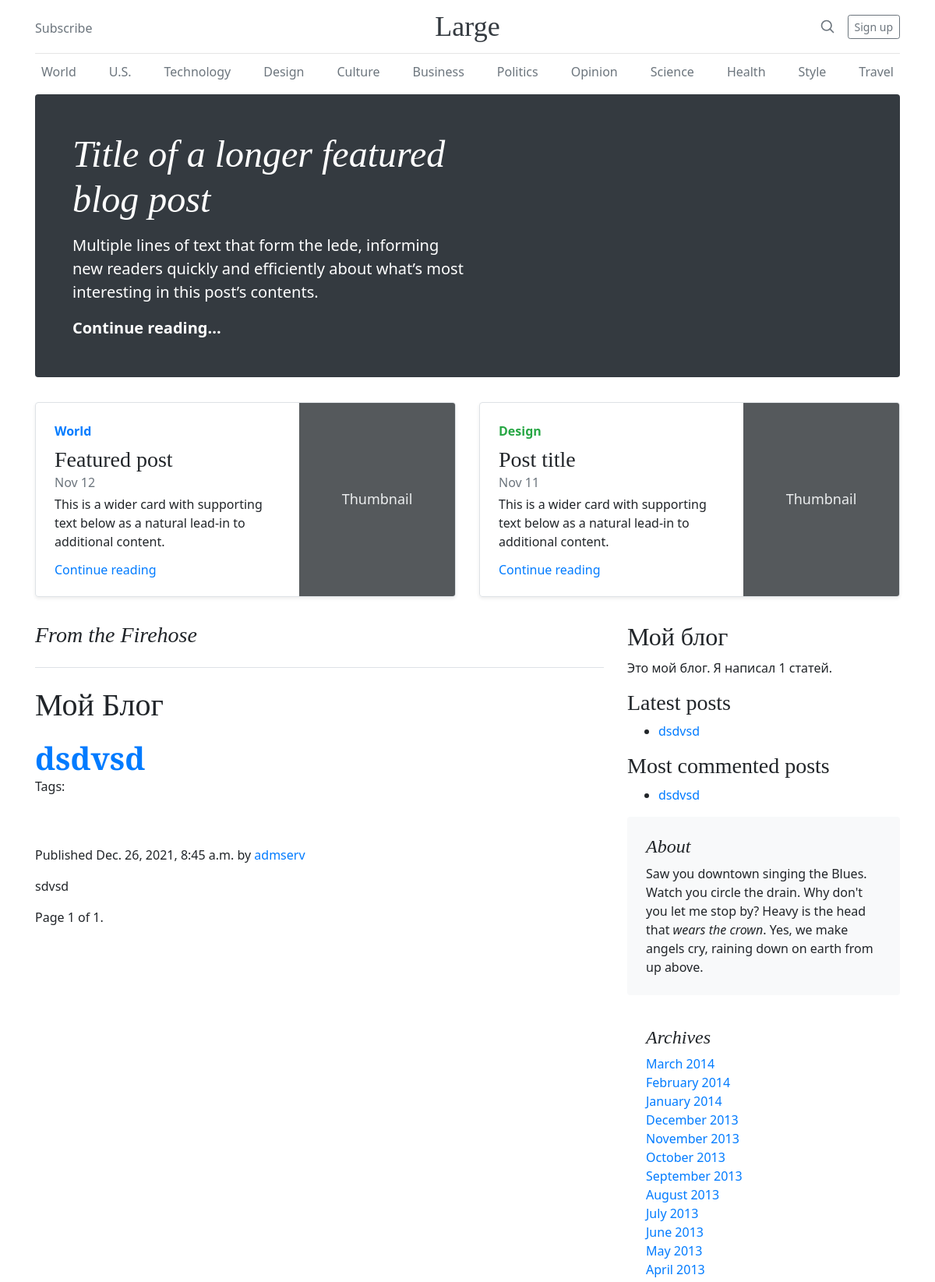
The page /blog/ (upper part) on the database as committed earlier.
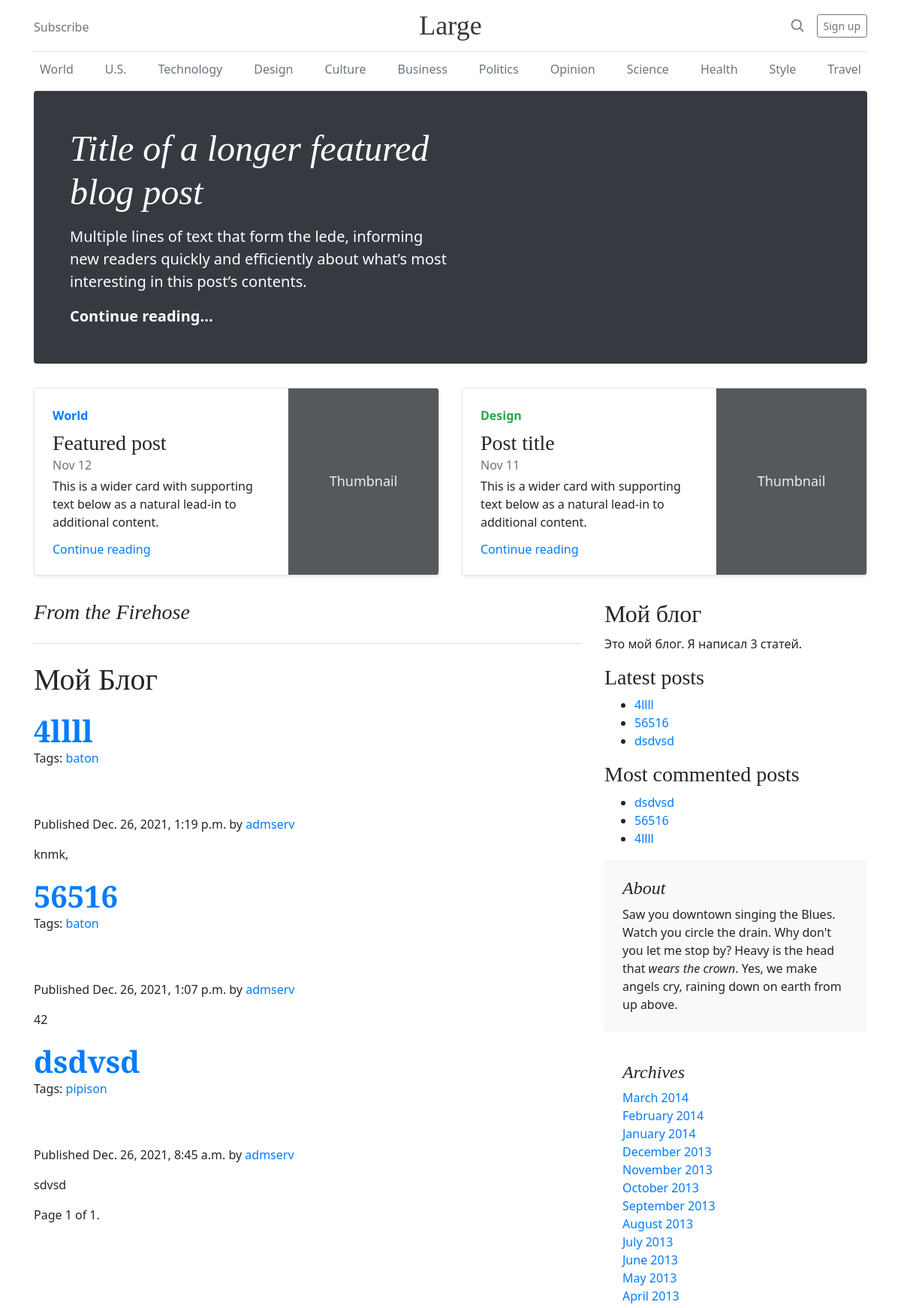
The same page on the database as committed later.
### blog/models.py (models this page shows, shortened)
class Post(models.Model):
    STATUS_CHOICES = (
        ('draft', 'Draft'),
        ('published', 'Published'),
    )
    title = models.CharField(max_length=250)
    slug = models.SlugField(max_length=250,unique_for_date='publish')
    author = models.ForeignKey(User,on_delete=models.CASCADE,
                                related_name='blog_posts')
    body = models.TextField()
    publish = models.DateTimeField(default=timezone.now)
    created = models.DateTimeField(auto_now_add=True)
    updated = models.DateTimeField(auto_now=True)
    status = models.CharField(max_length=10,choices=STATUS_CHOICES,default='draft')
    objects = models.Manager()
    published = PublishedManager()
    tags =TaggableManager()
    class Meta:
        ordering = ('-publish',)
    def get_absolute_url(self):
        return reverse('blog:post_detail', args=[self.publish.year,self.publish.month,
                                                 self.publish.day, self.slug])

### blog/views.py (the view)
# urls.py: path('', views.post_list, name='post_list'),
def post_list(request, tag_slug=None):
    object_list =Post.published.all()
    tag = None
    if tag_slug:
        tag = get_object_or_404(Tag, slug=tag_slug)
        object_list = object_list.filter(tags__in=[tag])
    paginator = Paginator(object_list, 4)
    page = request.GET.get('page')
    try:
        posts = paginator.page(page)
    except PageNotAnInteger:
        posts = paginator.page(1)
    except EmptyPage:
        posts = paginator.page(paginator.num_pages)
    return render(request, 'blog/post/list.html',{'page': page, 'posts':posts, 'tag': tag})

### blog/models.py (called while the page is built)
    def get_queryset(self):
        return super().get_queryset().filter(status = 'published')

### blog/templatetags/blog_tags.py (called while the page is built)
@register.simple_tag
def total_posts():
    return Post.published.count()

@register.filter(name='markdown')
def markdown_format(text):
    return mark_safe(markdown.markdown(text))

@register.inclusion_tag('blog/post/latest_posts.html')
def show_latest_posts(count=5):
    latest_posts = Post.published.order_by('-publish')[:count]
    return {'latest_posts':latest_posts}

@register.simple_tag
def get_most_commented_posts(count=5):
    return Post.published.annotate(total_comments=Count('comments')).order_by('-total_comments')[:count]

### blog/templates/blog/post/list.html (shortened to what this page needs)
{% extends "blog/base.html" %}
{% load blog_tags %}
{% block content %}
<h1>Мой Блог</h1>
{% for post in posts %}
    <div class="blog-post">
    <h2 class="blog-post-title">
        <a href="{{ post.get_absolute_url }}">{{ post.title }}</a>
    </h2>
    <p class="tags">
        Tags:
        {% for tag in post.tags.all %}
            <a href="{% url "blog:post_list_by_tag" tag.slug %}">
            {{ tag.name }}
            </a>
        {% endfor %}
    </p>
    </div>
<p class="date">Published {{ post.publish }} by <a href="{{ post.author }}">{{ post.author }}</a></p>
{{ post.body|markdown|truncatewords_html:30 }}
{% endfor %}
    {% include "blog/pagination.html" with page=posts %}
{% endblock %}

### blog/templates/blog/base.html (shortened to what this page needs)
{% load blog_tags %}
{% load static %}
<!doctype html>
<html lang="en">
  <head>
<link href="{% static '/blog/assets/dist/css/bootstrap.min.css' %}" rel="stylesheet">
    <link href="{% static "blog/css/blog.css" %}" rel="stylesheet">
  <link href="{% static 'blog/css/style.css' %}" rel="stylesheet" type="text/css">
  </head>
  <body>
<div class="container">
  <header class="blog-header py-3">
    <div class="row flex-nowrap justify-content-between align-items-center">
      <div class="col-4 pt-1">
        <a class="text-muted" href="#">Subscribe</a>
      </div>
      <div class="col-4 text-center">
        <a class="blog-header-logo text-dark" href="#">Large</a>
      </div>
      <div class="col-4 d-flex justify-content-end align-items-center">
        <a class="text-muted" href="#" aria-label="Search">
          <svg xmlns="http://www.w3.org/2000/svg" width="20" height="20" fill="none" stroke="currentColor" stroke-linecap="round" stroke-linejoin="round" stroke-width="2" class="mx-3" role="img" viewBox="0 0 24 24" focusable="false"><title>Search</title><circle cx="10.5" cy="10.5" r="7.5"/><path d="M21 21l-5.2-5.2"/></svg>
        </a>
        <a class="btn btn-sm btn-outline-secondary" href="#">Sign up</a>
      </div>
    </div>
  </header>
  <div class="nav-scroller py-1 mb-2">
    <nav class="nav d-flex justify-content-between">
      <a class="p-2 text-muted" href="#">World</a>
      <a class="p-2 text-muted" href="#">U.S.</a>
      <a class="p-2 text-muted" href="#">Technology</a>
      <a class="p-2 text-muted" href="#">Design</a>
      <a class="p-2 text-muted" href="#">Culture</a>
      <a class="p-2 text-muted" href="#">Business</a>
      <a class="p-2 text-muted" href="#">Politics</a>
      <a class="p-2 text-muted" href="#">Opinion</a>
      <a class="p-2 text-muted" href="#">Science</a>
      <a class="p-2 text-muted" href="#">Health</a>
      <a class="p-2 text-muted" href="#">Style</a>
      <a class="p-2 text-muted" href="#">Travel</a>
    </nav>
  </div>
  <div class="jumbotron p-4 p-md-5 text-white rounded bg-dark">
    <div class="col-md-6 px-0">
      <h1 class="display-4 font-italic">Title of a longer featured blog post</h1>
      <p class="lead my-3">Multiple lines of text that form the lede, informing new readers quickly and efficiently about what’s most interesting in this post’s contents.</p>
      <p class="lead mb-0"><a href="#" class="text-white font-weight-bold">Continue reading...</a></p>
    </div>
  </div>
  <div class="row mb-2">
    <div class="col-md-6">
      <div class="row no-gutters border rounded overflow-hidden flex-md-row mb-4 shadow-sm h-md-250 position-relative">
        <div class="col p-4 d-flex flex-column position-static">
          <strong class="d-inline-block mb-2 text-primary">World</strong>
          <h3 class="mb-0">Featured post</h3>
          <div class="mb-1 text-muted">Nov 12</div>
          <p class="card-text mb-auto">This is a wider card with supporting text below as a natural lead-in to additional content.</p>
          <a href="#" class="stretched-link">Continue reading</a>
        </div>
        <div class="col-auto d-none d-lg-block">
          <svg class="bd-placeholder-img" width="200" height="250" xmlns="http://www.w3.org/2000/svg" role="img" aria-label="Placeholder: Thumbnail" preserveAspectRatio="xMidYMid slice" focusable="false"><title>Placeholder</title><rect width="100%" height="100%" fill="#55595c"/><text x="50%" y="50%" fill="#eceeef" dy=".3em">Thumbnail</text></svg>
        </div>
      </div>
    </div>
    <div class="col-md-6">
      <div class="row no-gutters border rounded overflow-hidden flex-md-row mb-4 shadow-sm h-md-250 position-relative">
        <div class="col p-4 d-flex flex-column position-static">
          <strong class="d-inline-block mb-2 text-success">Design</strong>
          <h3 class="mb-0">Post title</h3>
          <div class="mb-1 text-muted">Nov 11</div>
          <p class="mb-auto">This is a wider card with supporting text below as a natural lead-in to additional content.</p>
          <a href="#" class="stretched-link">Continue reading</a>
        </div>
        <div class="col-auto d-none d-lg-block">
          <svg class="bd-placeholder-img" width="200" height="250" xmlns="http://www.w3.org/2000/svg" role="img" aria-label="Placeholder: Thumbnail" preserveAspectRatio="xMidYMid slice" focusable="false"><title>Placeholder</title><rect width="100%" height="100%" fill="#55595c"/><text x="50%" y="50%" fill="#eceeef" dy=".3em">Thumbnail</text></svg>
        </div>
      </div>
    </div>
  </div>
</div>
<main role="main" class="container">
  <div class="row">
    <div class="col-md-8 blog-main">
      <h3 class="pb-4 mb-4 font-italic border-bottom">
        From the Firehose
      </h3>
<div id="content">
{% block content %}
{% endblock %}
</div>
    </div>
    <aside class="col-md-4 blog-sidebar">
        <div id="sidebar">
    <h2>Мой блог</h2>
    <p>Это мой блог. Я написал {% total_posts %} статей.</p>
    <h3>Latest posts</h3>
    {% show_latest_posts %}
            <h3>Most commented posts</h3>
{% get_most_commented_posts as most_commented_posts %}
<ul>
{% for post in most_commented_posts %}
<li><a href="{{ post.get_absolute_url }}">{{ post.title }}</a></li>
{% endfor %}
</ul>
</div>
      <div class="p-4 mb-3 bg-light rounded">
        <h4 class="font-italic">About</h4>
        <p class="mb-0">Saw you downtown singing the Blues. Watch you circle the drain. Why don't you let me stop by? Heavy is the head that <em>wears the crown</em>. Yes, we make angels cry, raining down on earth from up above.</p>
      </div>
      <div class="p-4">
        <h4 class="font-italic">Archives</h4>
        <ol class="list-unstyled mb-0">
          <li><a href="#">March 2014</a></li>
          <li><a href="#">February 2014</a></li>
          <li><a href="#">January 2014</a></li>
          <li><a href="#">December 2013</a></li>
          <li><a href="#">November 2013</a></li>
          <li><a href="#">October 2013</a></li>
          <li><a href="#">September 2013</a></li>
          <li><a href="#">August 2013</a></li>
          <li><a href="#">July 2013</a></li>
          <li><a href="#">June 2013</a></li>
          <li><a href="#">May 2013</a></li>
          <li><a href="#">April 2013</a></li>
        </ol>
      </div>
    </aside>
  </div>
</main>
  </body>
</html>

### blog/templates/blog/pagination.html (shortened to what this page needs)
<nav class="blog-pagination">
    <span class="step-links">
    <span class="current">
        Page {{ page.number }} of {{ page.paginator.num_pages }}.
    </span>
    </span>
</nav>

### blog/templates/blog/post/latest_posts.html
<ul>
    {% for post in latest_posts %}
        <li><a href="{{ post.get_absolute_url }}">{{ post.title }}</a> </li>
    {% endfor %}
</ul>

### blog/static/blog/css/blog.css (style rules this page uses)
.blog-header { line-height: 1; border-bottom: 1px solid #e5e5e5; }
.blog-header-logo { font-family: "Playfair Display", Georgia, "Times New Roman", serif; font-size: 2.25rem; }
h1, h2, h3, h4, h5, h6 { font-family: "Playfair Display", Georgia, "Times New Roman", serif; }
.display-4 { font-size: 2.5rem; }
@media (min-width: 768px) { .display-4 { font-size: 3rem; } }
.nav-scroller { position: relative; z-index: 2; height: 2.75rem; overflow-y: hidden; }
.nav-scroller .nav { display: -ms-flexbox; display: flex; -ms-flex-wrap: nowrap; flex-wrap: nowrap; padding-bottom: 1rem; margin-top: -1px; overflow-x: auto; text-align: center; white-space: nowrap; -webkit-overflow-scrolling: touch; }
@media (min-width: 768px) { .h-md-250 { height: 250px; } }
.blog-pagination { margin-bottom: 4rem; }
.blog-post { margin-bottom: 4rem; }
.blog-post-title { margin-bottom: .25rem; font-size: 2.5rem; }

### blog/static/blog/css/style.css (style rules this page uses)
html, body { font-family: "Segoe UI"; }
*, *::after *::before { box-sizing: border-box; }
a { text-decoration: none; }
.blog-post-title { margin: 20px auto 30px auto; font-weight: 900; }
.blog-post-title { font-weight: 900; margin: 20px auto 0 auto; }

### blog/templates/blog/base.html (style rules this page uses)
.bd-placeholder-img { font-size: 1.125rem; text-anchor: middle; -webkit-user-select: none; -moz-user-select: none; -ms-user-select: none; user-select: none; }

Rows that differ between the two databases and show on the page:
added Post: title "4llll", publish "Dec. 26, 2021, 1:19 p.m.", author "admserv", body "knmk,"
added Tag: name "baton"
added Post: title "56516", publish "Dec. 26, 2021, 1:07 p.m.", author "admserv", body "42"
added Tag: name "pipison", shown under Post "dsdvsd"
Other text that changed with them:
text no longer shown: "1"
text now shown: "3"
